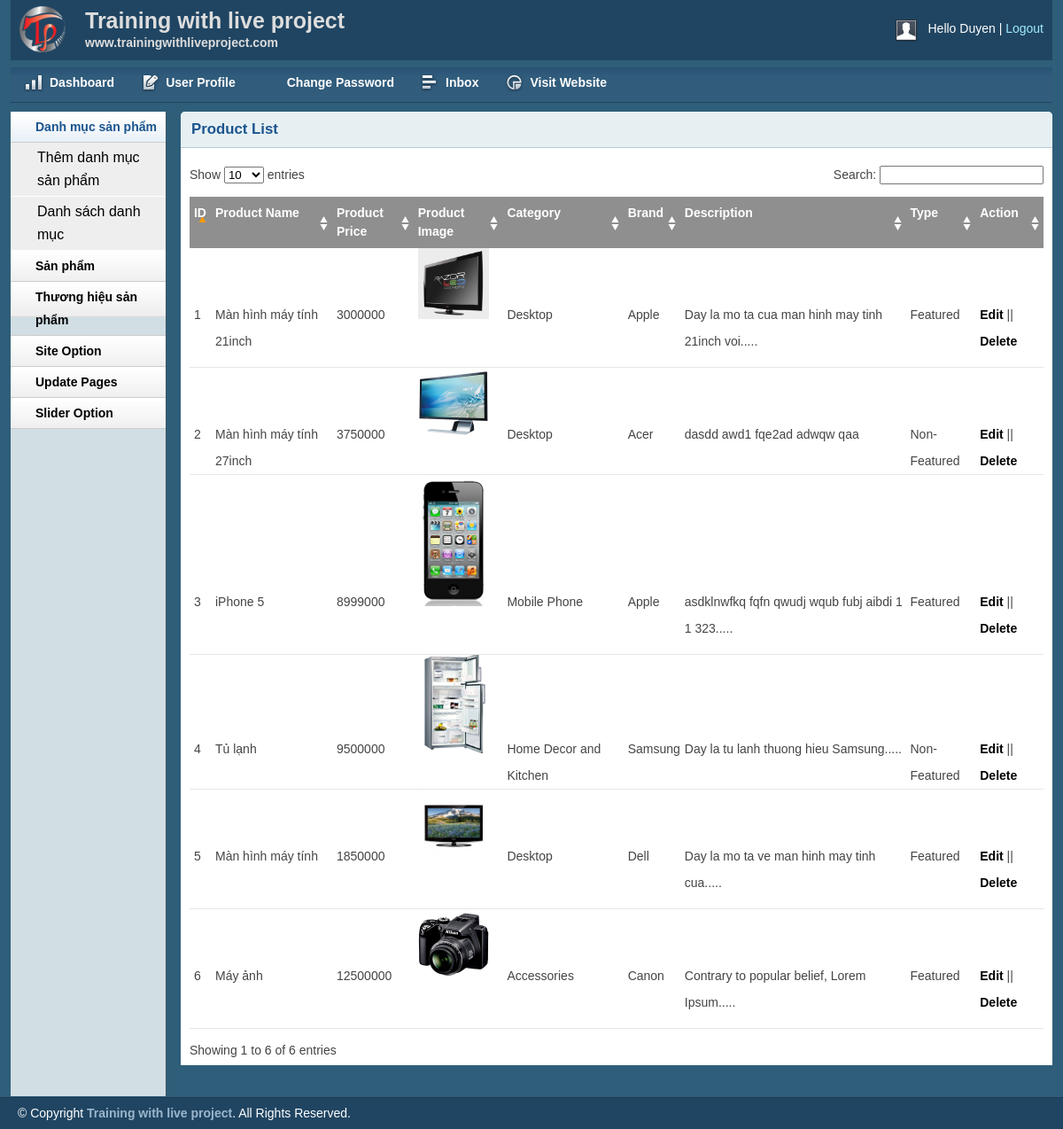
The page /admin/productlist.php (signed in) on the database its author committed.
### tables this page shows
CREATE TABLE `tbl_product` (
  `productID` int(11) NOT NULL,
  `productName` tinytext NOT NULL,
  `catID` int(11) NOT NULL,
  `brandID` int(11) NOT NULL,
  `product_desc` text NOT NULL,
  `type` int(11) NOT NULL,
  `price` varchar(255) NOT NULL,
  `image` varchar(255) NOT NULL
);

CREATE TABLE `tbl_category` (
  `catID` int(11) NOT NULL,
  `catName` varchar(255) NOT NULL
);

CREATE TABLE `tbl_brand` (
  `brandID` int(11) NOT NULL,
  `brandName` varchar(255) NOT NULL
);

### lib/database.php (called while the page is built, shortened)
<?php
class Database
{
    public $host   = DB_HOST;
    public $user   = DB_USER;
    public $pass   = DB_PASS;
    public $dbname = DB_NAME;
    public $link;
    private function connectDB()
    {
        $this->link = new mysqli(
            $this->host,
            $this->user,
            $this->pass,
            $this->dbname
        );
    }
    public function select($query)
    {
        $result = $this->link->query($query) or
            die($this->link->error . __LINE__);
        if ($result->num_rows > 0) {
            return $result;
        } else {
            return false;
        }
    }
}

### classes/product.php (called while the page is built, shortened)
<?php
$filepath = realpath(dirname(__FILE__));
include_once ($filepath.'/../lib/database.php');
include_once ($filepath.'/../helpers/format.php');
?>
<?php
class product
{
    private $db;
    public function __construct()
    {
        $this->db = new Database();
    }
    public function show_product()
    {
        $query = "SELECT tbl_product.*, tbl_category.catName, tbl_brand.brandName
            FROM tbl_product INNER JOIN tbl_category ON tbl_product.catID = tbl_category.catID
            INNER JOIN tbl_brand ON tbl_product.brandID = tbl_brand.brandID
            ORDER BY tbl_product.productID DESC";
        $result = $this->db->select($query);
        return $result;
    }
}
?>

### helpers/format.php (called while the page is built, shortened)
<?php
class Format {
    public function textShorten($text, $limit = 400)
    {
        $text = $text . " ";
        $text = substr($text, 0, $limit);
        $text = substr($text, 0, strrpos($text, ' '));
        $text = $text . ".....";
        return $text;
    }
}

### admin/productlist.php (the view, shortened to what this page needs)
<?php include 'inc/header.php';?>
<?php include 'inc/sidebar.php';?>
<?php include '../helpers/format.php';?>
<?php include '../classes/product.php'; ?>
<?php
	$pd = new product();
	$fm = new Format();
?>
<div class="grid_10">
    <div class="box round first grid">
        <h2>Product List</h2>
        <div class="block">
            <table class="data display datatable" id="example">
			<thead>
				<tr>
					<th>ID</th>
					<th>Product Name</th>
					<th>Product Price</th>
					<th>Product Image</th>
					<th>Category</th>
					<th>Brand</th>
					<th>Description</th>
					<th>Type</th>
					<th>Action</th>
				</tr>
			</thead>
			<tbody>
				<?php
				$pdlist = $pd->show_product();
				if($pdlist) {
					$i=0;
					while($result = $pdlist->fetch_assoc()) {
						$i++;
				?>
				<tr class="odd gradeX">
					<td><?php echo $i ?></td>
					<td><?php echo $result['productName'] ?></td>
					<td><?php echo $result['price'] ?></td>
					<td>
						<img src="uploads/<?php echo $result['image'] ?>" width="80" alt="">
					</td>
					<td><?php echo $result['catName'] ?></td>
					<td><?php echo $result['brandName'] ?></td>
					<td><?php echo $fm->textShorten($result['product_desc'], 50)  ?></td>
					<td><?php
						if($result['type']==1) {
							echo 'Featured';
						} else {
							echo 'Non-Featured';
						}
					?></td>
					<td><a href="productedit.php?productID=<?php echo $result['productID']?>">Edit</a> ||
						<a href="?productID=<?php echo $result['productID']?>">Delete</a></td>
				</tr>
				<?php
					}
				}
				?>
			</tbody>
		</table>
       </div>
    </div>
</div>
<?php include 'inc/footer.php';?>

### admin/css/layout.css (style rules this page uses)
body { background: #fff none repeat scroll 0 0; color: #444; font-size: 14px; padding: 0; }
a { color: #000; font-weight:bold; text-decoration: none; }
h1, h2, h3, h4, h5, h6 { line-height:1.2em; margin-bottom:.3em; }
h2 { margin-top:1em; }
.box { background:#fff; margin-bottom:20px; padding:10px 10px 10px 10px; margin-left:-8px; }
.box.grid { padding-bottom:40px; }
.box.round { -moz-border-radius: 5px 5px 0px 0px; -webkit-border-radius: 5px 5px 0px 0px; border-radius: 5px 5px 0px 0px; }
.box h2 { font-size:1.2em; font-weight:bold; color:#1B548D; background:#E6F0F3; margin:-10px -10px 0 -10px; padding:10px 12px; border-bottom:1px solid #B3CBD6; -moz-border-radius: 5px 5px 0px 0px; -webkit-border-radius: 5px 5px 0px 0px; border-radius: 5px 5px 0px 0px; }
.box.first { min-height: 406px; }
.block { padding-top:20px; }
p { margin-bottom:1em; }
.block { padding-bottom:1px; }
table.display { margin: 0 auto; clear: both; width: 100%; }
.sorting_asc { background: #8f8f8f url(../img/table/sort_asc.png) no-repeat center right; padding:8px 5px; text-align:left; color:#fff; }
.sorting { background:#8f8f8f url(../img/table/sort_both.png) no-repeat center right; padding:8px 5px; text-align:left; color:#fff; }
tr.odd { height: 30px; line-height: 30px; border-bottom:1px solid #e6e6e6; }
tr.even { height: 30px; line-height: 30px; border-bottom:1px solid #e6e6e6; }
tr.odd td, tr.even td { padding-left:5px; }

### rows shown on the page
tbl_product: productName "Màn hình máy tính 21inch", price "3000000", image (picture), catID.catName "Desktop", brandID.brandName "Apple", product_desc "Day la mo ta cua man hinh may tinh 21inch voi.....", type "Featured"
tbl_product: productName "Màn hình máy tính 27inch", price "3750000", image (picture), catID.catName "Desktop", brandID.brandName "Acer", product_desc "dasdd awd1 fqe2ad adwqw qaa", type "Non-Featured"
tbl_product: productName "iPhone 5", price "8999000", image (picture), catID.catName "Mobile Phone", brandID.brandName "Apple", product_desc "asdklnwfkq fqfn qwudj wqub fubj aibdi 1 1 323.....", type "Featured"
tbl_product: productName "Tủ lạnh", price "9500000", image (picture), catID.catName "Home Decor and Kitchen", brandID.brandName "Samsung", product_desc "Day la tu lanh thuong hieu Samsung.....", type "Non-Featured"
tbl_product: productName "Màn hình máy tính", price "1850000", image (picture), catID.catName "Desktop", brandID.brandName "Dell", product_desc "Day la mo ta ve man hinh may tinh cua.....", type "Featured"
tbl_product: productName "Máy ảnh", price "12500000", image (picture), catID.catName "Accessories", brandID.brandName "Canon", product_desc "Contrary to popular belief, Lorem Ipsum.....", type "Featured"

### other values the page prints
Session::get('adminName') "Duyen"
